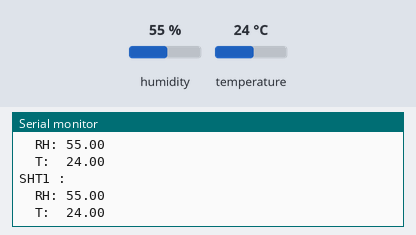
Simulated run of this sketch. Board: Arduino Uno, built with avr-gcc and run on an emulated ATmega328P. Parts: the last lines printed to the serial monitor. Inputs (shaded band) come from the test bench; at power-on: humidity 55 %, temperature 24 °C.

Above: at 2.2 s.
2.3 s: humidity set to 22 %
At 3.6 s:
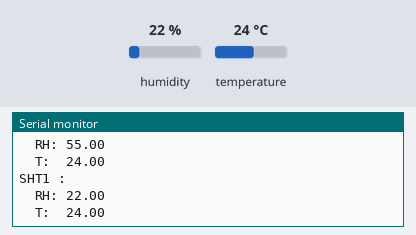
3.8 s: temperature set to 12 °C
At 4.4 s:
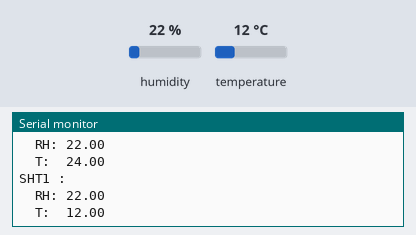
5.3 s: humidity set to 40 %
At 6.7 s:
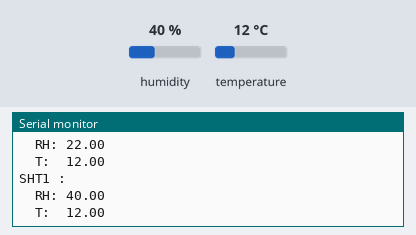
Timing chart, 0 to 8.3 s (numbered marks = the images above; inputs shaded):
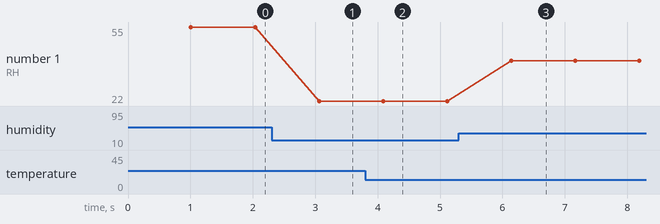

The sketch:

CF_sensor.ino
```cpp
#include <Wire.h>
#include "SHTSensor.h"

SHTSensor sht1(SHTSensor::SHT3X);

void setup() {
  // put your setup code here, to run once:
  Wire.begin();
  Serial.begin(115200);
  delay(1000); // let serial console settle


  // initialize sensor with normal i2c-address
  sht1.init();

}

void loop() {
  // put your main code here, to run repeatedly:
  // read from first sensor
  if (sht1.readSample()) {
    Serial.print("SHT1 :\n");
    Serial.print("  RH: ");
    Serial.print(sht1.getHumidity(), 2);
    Serial.print("\n");
    Serial.print("  T:  ");
    Serial.print(sht1.getTemperature(), 2);
    Serial.print("\n");
  } else {
    Serial.print("Sensor 1: Error in readSample()\n");
  }


  delay(1000);
}
```

Measured:
- after the input at 2.3 s, the serial monitor: prints a new line after 0.76 s (image 1)
- after the input at 3.8 s, the serial monitor: prints a new line after 0.30 s (image 2)
- after the input at 5.3 s, the serial monitor: prints a new line after 0.84 s (image 3)
- plotted number 1: 55 → 22 after the input at 2.3 s, 22 → 40 after the input at 5.3 s
